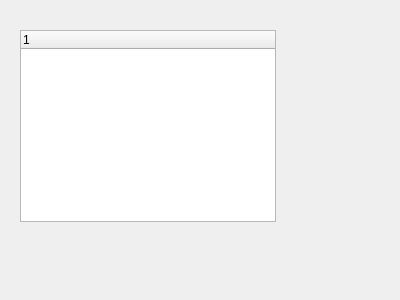
<?xml version="1.0" encoding="UTF-8"?>
<ui version="4.0">
 <class>Form</class>
 <widget class="QWidget" name="Form">
  <property name="geometry">
   <rect>
    <x>0</x>
    <y>0</y>
    <width>400</width>
    <height>300</height>
   </rect>
  </property>
  <property name="windowTitle">
   <string>Form</string>
  </property>
  <widget class="QTreeWidget" name="treeWidget">
   <property name="geometry">
    <rect>
     <x>20</x>
     <y>30</y>
     <width>256</width>
     <height>192</height>
    </rect>
   </property>
   <column>
    <property name="text">
     <string notr="true">1</string>
    </property>
   </column>
  </widget>
 </widget>
 <resources/>
 <connections/>
</ui>
